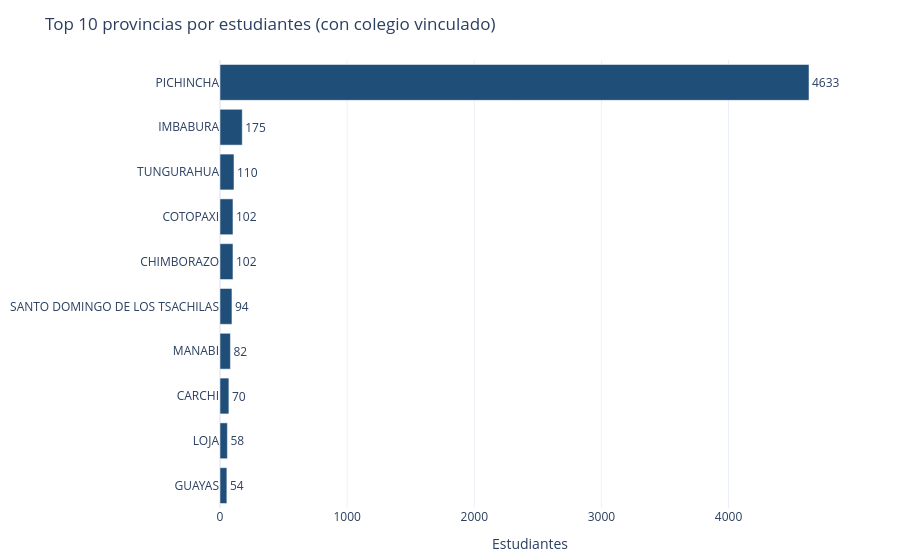

Write notebook code for a chart like this one.
### Markdown cell above
## 7. Corte geográfico (solo subconjunto con colegio vinculado)

**Cuidado:** cubre solo el ~33.9% de las filas (ver sección 2).

### Code cell
con_colegio_df = df[df["CodColegioAMIED"].notna()].copy()
con_colegio_df["es_pago_completo"] = con_colegio_df["AdEstado"] == "PagoCompleto"

por_provincia = (
    con_colegio_df.groupby("ProvinciaAMIED")
    .agg(n_estudiantes=("IdBanner", "count"), tasa_pago_completo=("es_pago_completo", "mean"))
    .sort_values("n_estudiantes", ascending=False)
    .head(10)
    .reset_index()
)

fig_prov = go.Figure(
    go.Bar(
        x=por_provincia["n_estudiantes"],
        y=por_provincia["ProvinciaAMIED"],
        orientation="h",
        marker_color=COLOR_PRIMARIO,
        text=por_provincia["n_estudiantes"],
        textposition="outside",
    )
)
fig_prov.update_layout(
    template="plotly_white",
    title="Top 10 provincias por estudiantes (con colegio vinculado)",
    xaxis_title="Estudiantes",
    yaxis_title=None,
    yaxis=dict(autorange="reversed"),
    showlegend=False,
    margin=dict(l=10, r=60, t=60, b=10),
)
fig_prov.show()
por_provincia

### Figure 1 — Plotly figure (JSON) as saved in the notebook; plotly's stock layout.template omitted (floating-point values rounded to 4 significant figures)
{"data": [{"marker": {"color": "#1F4E79"}, "orientation": "h", "text": [4633.0, 175.0, 110.0, 102.0, 102.0, 94.0, 82.0, 70.0, 58.0, 54.0], "textposition": "outside", "type": "bar", "x": [4633, 175, 110, 102, 102, 94, 82, 70, 58, 54], "y": ["PICHINCHA", "IMBABURA", "TUNGURAHUA", "COTOPAXI", "CHIMBORAZO", "SANTO DOMINGO DE LOS TSACHILAS", "MANABI", "CARCHI", "LOJA", "GUAYAS"]}], "layout": {"margin": {"b": 10, "l": 10, "r": 60, "t": 60}, "showlegend": false, "title": {"text": "Top 10 provincias por estudiantes (con colegio vinculado)"}, "xaxis": {"title": {"text": "Estudiantes"}}, "yaxis": {"autorange": "reversed", "title": {}}}}
